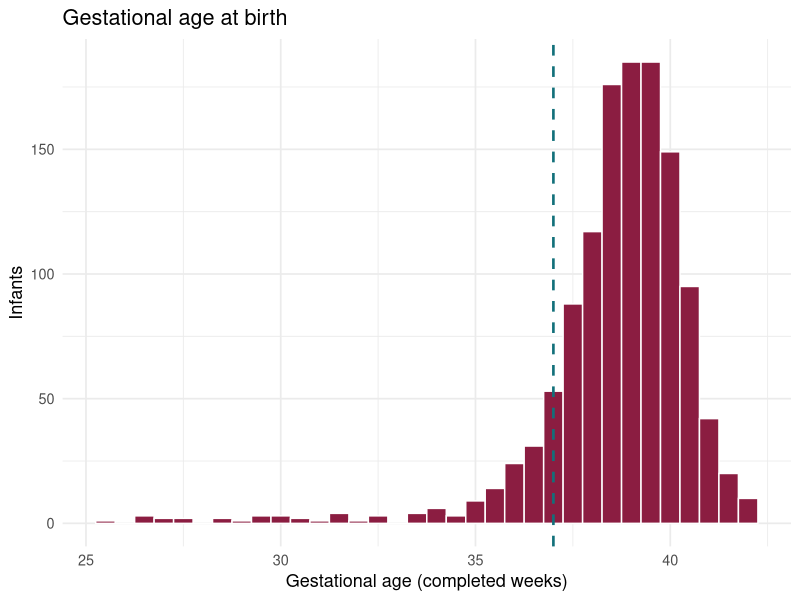
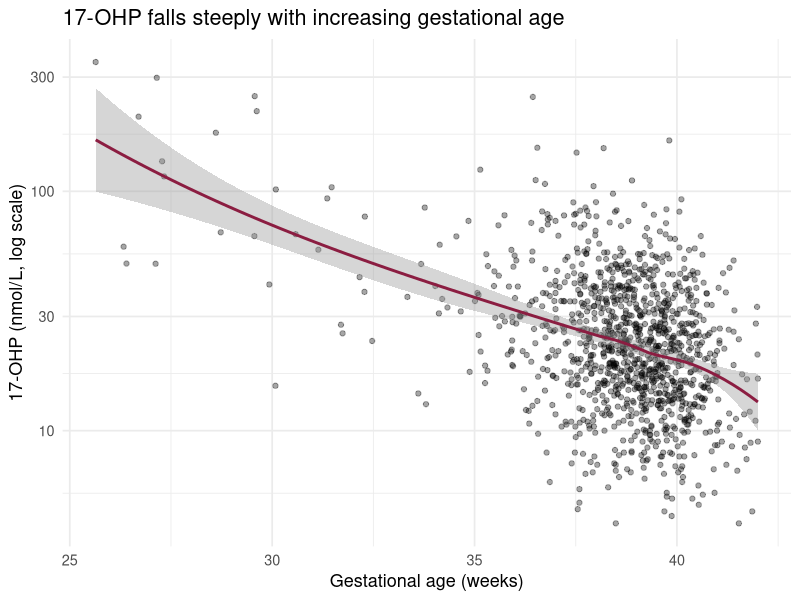
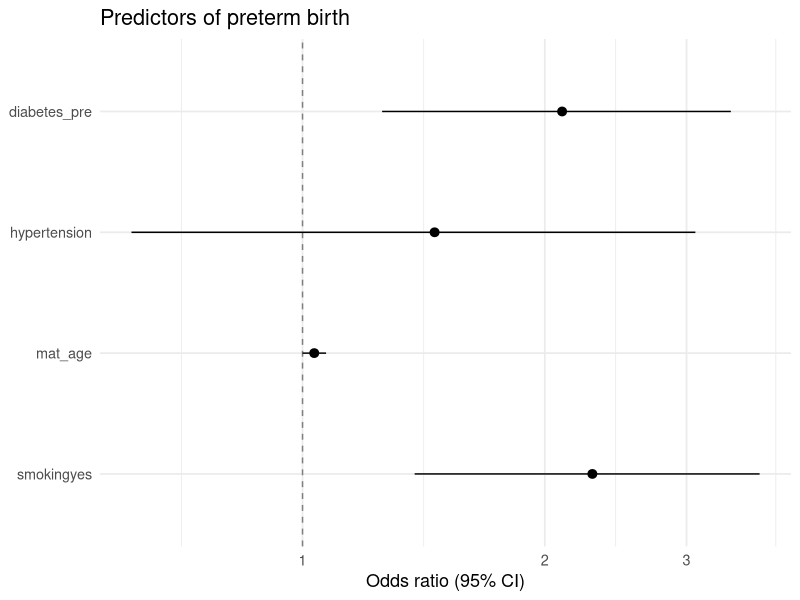

The R script that drew these images, in order:
## ---- chunk 1
knitr::opts_chunk$set(
  echo = TRUE, message = FALSE, warning = FALSE,
  fig.width = 7.5, fig.height = 4.2, dpi = 110
)
## ---- chunk 2
# install.packages(c("tidyverse", "broom", "janitor", "gtsummary"))  # once, if needed
library(tidyverse)
library(broom)
## ---- chunk 3
births    <- read_csv("data/births.csv",    show_col_types = FALSE)
mothers   <- read_csv("data/mothers.csv",   show_col_types = FALSE)
screening <- read_csv("data/screening.csv", show_col_types = FALSE)

dim(births); dim(mothers); dim(screening)
## ---- chunk 4
glimpse(births)
## ---- chunk 5
count(births, sex)                  # 1. ?
colSums(is.na(mothers))             # 2. ?
c(rows = nrow(screening), infants = n_distinct(screening$infant_id))   # 3. ?
## ---- chunk 6
# sum(...)
# 100 * mean(...)
## ---- chunk 7
births_clean <- births |>
  mutate(
    sex      = toupper(sex),
    bw_kg    = birth_weight_g / 1000,
    preterm  = ga_weeks < 37,
    ga_group = factor(
      case_when(
        ga_weeks < 32 ~ "very preterm",
        ga_weeks < 37 ~ "preterm",
        ga_weeks < 42 ~ "term",
        .default      = "post-term"
      ),
      levels = c("term", "preterm", "very preterm", "post-term")
    )
  )

count(births_clean, ga_group)
count(births_clean, sex)
## ---- chunk 8
# births_clean |>
#   mutate(bw_cat = case_when(...)) |>
#   count(ga_group, bw_cat)
## ---- chunk 9
naive <- left_join(births_clean, screening, by = "infant_id")

c(births = nrow(births_clean), naive_join = nrow(naive))
## ---- chunk 10
naive |> count(infant_id) |> filter(n > 1) |> nrow()
## ---- chunk 11
first_spec <- screening |> filter(specimen_no == 1)

analysis <- births_clean |>
  left_join(first_spec, by = "infant_id") |>
  left_join(mothers,    by = "momid")

stopifnot(nrow(analysis) == nrow(births_clean))   # fail loudly if not
nrow(analysis)
## ---- chunk 12
unscreened <- anti_join(births_clean, screening, by = "infant_id")
nrow(unscreened)

bind_rows(
  unscreened |> mutate(grp = "no screen"),
  semi_join(births_clean, screening, by = "infant_id") |> mutate(grp = "screened")
) |>
  group_by(grp) |>
  summarise(n = n(),
            mean_ga = mean(ga_weeks),
            mean_bw = mean(birth_weight_g),
            .groups = "drop")
## ---- chunk 13
analysis |>
  group_by(site, sex) |>
  summarise(
    n           = n(),
    mean_bw     = mean(birth_weight_g),
    sd_bw       = sd(birth_weight_g),
    pct_preterm = 100 * mean(preterm),
    .groups     = "drop"
  ) |>
  arrange(desc(n))
## ---- chunk 14
# analysis |>
#   group_by(ga_group) |>
#   summarise(n = sum(!is.na(x17ohp)),
#             median = ...,
#             q1 = quantile(..., 0.25, na.rm = TRUE),
#             q3 = ...)
## ---- chunk 15
timing <- analysis |>
  mutate(
    birth_date  = as_date(birth_datetime),
    birth_month = month(birth_datetime, label = TRUE),
    hours_to_collection = as.numeric(
      difftime(collection_datetime, birth_datetime, units = "hours")
    )
  )

timing |>
  summarise(
    median_h = median(hours_to_collection, na.rm = TRUE),
    n_before_24h = sum(hours_to_collection < 24, na.rm = TRUE)
  )
## ---- chunk 16
analysis |>
  summarise(across(everything(), ~ sum(is.na(.x)))) |>
  pivot_longer(everything(), names_to = "variable", values_to = "n_missing") |>
  filter(n_missing > 0) |>
  arrange(desc(n_missing))
## ---- chunk 17
analysis |>
  mutate(preterm_lab = if_else(preterm, "Preterm (<37 wk)", "Term")) |>
  group_by(preterm_lab) |>
  summarise(
    n             = n(),
    mat_age       = sprintf("%.1f (%.1f)", mean(mat_age), sd(mat_age)),
    mat_bmi       = sprintf("%.1f (%.1f)", mean(mat_bmi, na.rm = TRUE), sd(mat_bmi, na.rm = TRUE)),
    smoking_pct   = sprintf("%.1f", 100 * mean(smoking == "yes")),
    hypertens_pct = sprintf("%.1f", 100 * mean(hypertension)),
    birthwt       = sprintf("%.0f (%.0f)", mean(birth_weight_g), sd(birth_weight_g)),
    .groups = "drop"
  )
## ---- chunk 18
ggplot(analysis, aes(ga_weeks)) +
  geom_histogram(binwidth = 0.5, fill = "#8b1d41", colour = "white") +
  geom_vline(xintercept = 37, linetype = "dashed", colour = "#12707a", linewidth = 0.9) +
  labs(x = "Gestational age (completed weeks)", y = "Infants",
       title = "Gestational age at birth") +
  theme_minimal(base_size = 13)
## ---- chunk 19
analysis |>
  filter(!is.na(x17ohp)) |>
  ggplot(aes(ga_weeks, x17ohp)) +
  geom_point(alpha = 0.35) +
  geom_smooth(method = "loess", colour = "#8b1d41") +
  scale_y_log10() +
  labs(x = "Gestational age (weeks)", y = "17-OHP (nmol/L, log scale)",
       title = "17-OHP falls steeply with increasing gestational age") +
  theme_minimal(base_size = 13)
## ---- chunk 20
# ggplot(analysis, aes(...)) + ...
## ---- chunk 21
m_bw <- lm(birth_weight_g ~ ga_weeks + sex + smoking + mat_age, data = analysis)
tidy(m_bw, conf.int = TRUE) |> mutate(across(where(is.numeric), \(x) round(x, 2)))
glance(m_bw) |> select(r.squared, adj.r.squared, sigma, nobs)

m_pt <- glm(preterm ~ mat_age + smoking + hypertension + diabetes_pre,
            data = analysis, family = binomial)
tidy(m_pt, exponentiate = TRUE, conf.int = TRUE) |>
  mutate(across(where(is.numeric), \(x) round(x, 3)))
## ---- chunk 22
tidy(m_pt, exponentiate = TRUE, conf.int = TRUE) |>
  filter(term != "(Intercept)") |>
  ggplot(aes(estimate, fct_rev(factor(term)))) +
  geom_vline(xintercept = 1, linetype = "dashed", colour = "grey50") +
  geom_pointrange(aes(xmin = conf.low, xmax = conf.high)) +
  scale_x_log10() +
  labs(x = "Odds ratio (95% CI)", y = NULL, title = "Predictors of preterm birth") +
  theme_minimal(base_size = 13)
## ---- chunk 23
# analysis |> count(momid) |> filter(n > 1) |> nrow()
## ---- chunk 24
# Your corrected version here.
## ---- chunk 25
sessionInfo()
